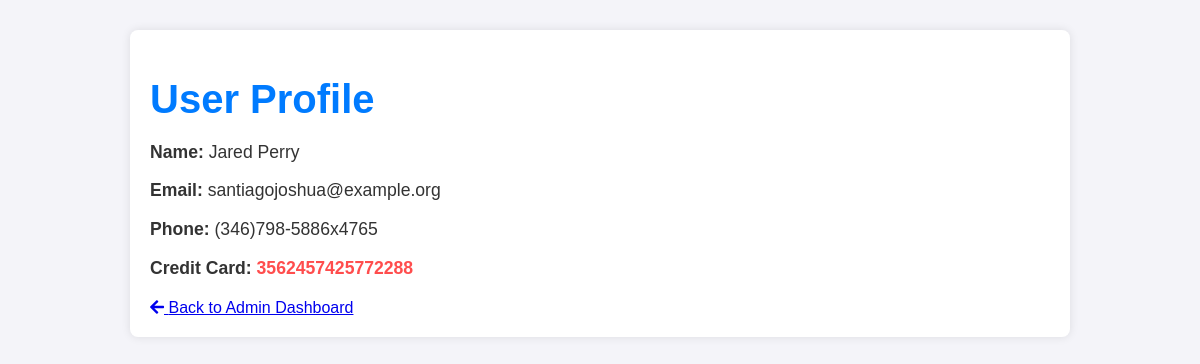
Screenshot of /profile/1 (signed in) with the database file from the repository.
### tables this page shows
CREATE TABLE customers 
                 (id INTEGER PRIMARY KEY, name TEXT, email TEXT, phone TEXT, credit_card TEXT);

### app.py (the view)
@app.route('/profile/<int:user_id>')
def profile(user_id):
    if 'username' not in session:
        return redirect(url_for('index'))
    conn = sqlite3.connect('example.db')
    c = conn.cursor()
    c.execute("SELECT * FROM customers WHERE id=?", (user_id,))
    customer = c.fetchone()
    conn.close()
    if customer:
        return render_template('profile.html', customer=customer)
    else:
        flash("Profile not found.")
        return redirect(url_for('admin'))

### templates/profile.html (shortened to what this page needs)
<!DOCTYPE html>
<html lang="en">
<head>
    <link rel="stylesheet" href="https://cdnjs.cloudflare.com/ajax/libs/font-awesome/5.15.3/css/all.min.css">
</head>
<body>
    <div class="container">
        <h1>User Profile</h1>
        {% if customer %}
            <div class="profile-info">
                <p><label>Name: </label>{{ customer[1] }}</p>
                <p><label>Email: </label>{{ customer[2] }}</p>
                <p><label>Phone: </label>{{ customer[3] }}</p>
                <p><label>Credit Card: </label><span class="credit-card">{{ customer[4] }}</span></p>
            </div>
        {% else %}
            <div class="alert">
                <strong>Error!</strong> Profile not found. Please check the URL or contact support.
            </div>
        {% endif %}
        <a href="{{ url_for('admin') }}" class="back-link">
            <i class="fas fa-arrow-left"></i> Back to Admin Dashboard
        </a>
    </div>
</body>
</html>

### templates/profile.html (style rules this page uses)
body { font-family: Arial, sans-serif; background-color: #f4f4f9; color: #333; margin: 0; padding: 0; }
.container { max-width: 900px; margin: 30px auto; padding: 20px; background-color: #fff; box-shadow: 0 0 10px rgba(0, 0, 0, 0.1); border-radius: 8px; }
h1 { font-size: 2.5em; margin-bottom: 20px; color: #007BFF; }
.profile-info { margin: 20px 0; }
.profile-info p { font-size: 1.1em; margin-bottom: 10px; }
.profile-info label { font-weight: bold; }
.profile-info .credit-card { color: #FF4D4D; font-weight: bold; }

### rows the page displays
customers: name "Jared Perry", email "santiagojoshua@example.org", phone "(346)798-5886x4765", credit_card "3562457425772288"
